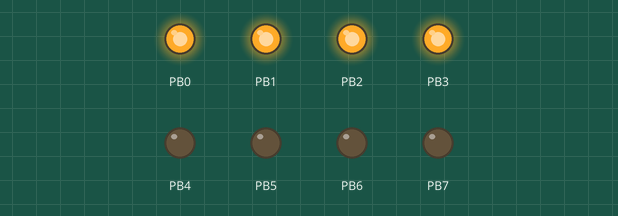
The program below on a simulated ATmega1284P, built with avr-gcc and emulated at 8 MHz. Parts: output pins drawn as LEDs (lit = HIGH). At 0.0 s the program stops and its outputs stay as they are.

Above: at 0.1 s.
Timing chart, 0 to 1.5 s (numbered marks = the images above):
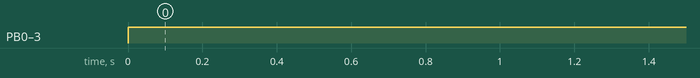

Measured:
- by itself, PB0–3: LOW → HIGH at 0.00 s

The program:

main.c
```c
/*	Author: coding_cat_cosmo
 *  Partner(s) Name:
 *	Lab Section:
 *	Assignment: Lab #  Exercise #
 *	Exercise Description: [optional - include for your own benefit]
 *
 *	I acknowledge all content contained herein, excluding template or example
 *	code, is my own original work.
 */
#include <avr/io.h>
#ifdef _SIMULATE_
#include "simAVRHeader.h"
#endif

int main(void){
	DDRB = 0xFF; // Configure port B's 8 pins as outputs
	PORTB = 0x00; // Initialize PORTB output to 0’s
	while(1){
		PORTB = 0x0F; // Writes port B's 8 pins with 00001111
		}
	return 1;
}
```

simAVRHeader.h
```c
/* Debug information for SimAVR */
#include <stdio.h>
#ifndef F_CPU
#define F_CPU 8000000
#endif

#include <avr/sleep.h>
#include "/usr/local/include/simavr/avr/avr_mcu_section.h"
AVR_MCU(F_CPU,"atmega1284");
AVR_MCU_VCD_FILE("build/results/Lab2_introToAVR_trace.vcd",1000);

const struct avr_mmcu_vcd_trace_t _mytrace[] _MMCU_ = {
    { AVR_MCU_VCD_SYMBOL("PINA0"), .mask = 1 << 0,.what = (void*)&PINA, } , // Example individual pin
    { AVR_MCU_VCD_SYMBOL("PORTB"), .what = (void*)&PORTB, } , // Example full port
};

/* Function to output through UART */
static int uart_putchar(char c, FILE *stream) {
    if (c == '\n') {
        uart_putchar('\r',stream);
    }
    loop_until_bit_is_set(UCSR0A,UDRE0);
    UDR0 = c;
    return 0;
}

/* Setup filestream for debugging */
FILE mystdout = FDEV_SETUP_STREAM(uart_putchar,NULL,_FDEV_SETUP_WRITE);
/* End SimAVR section */
```
